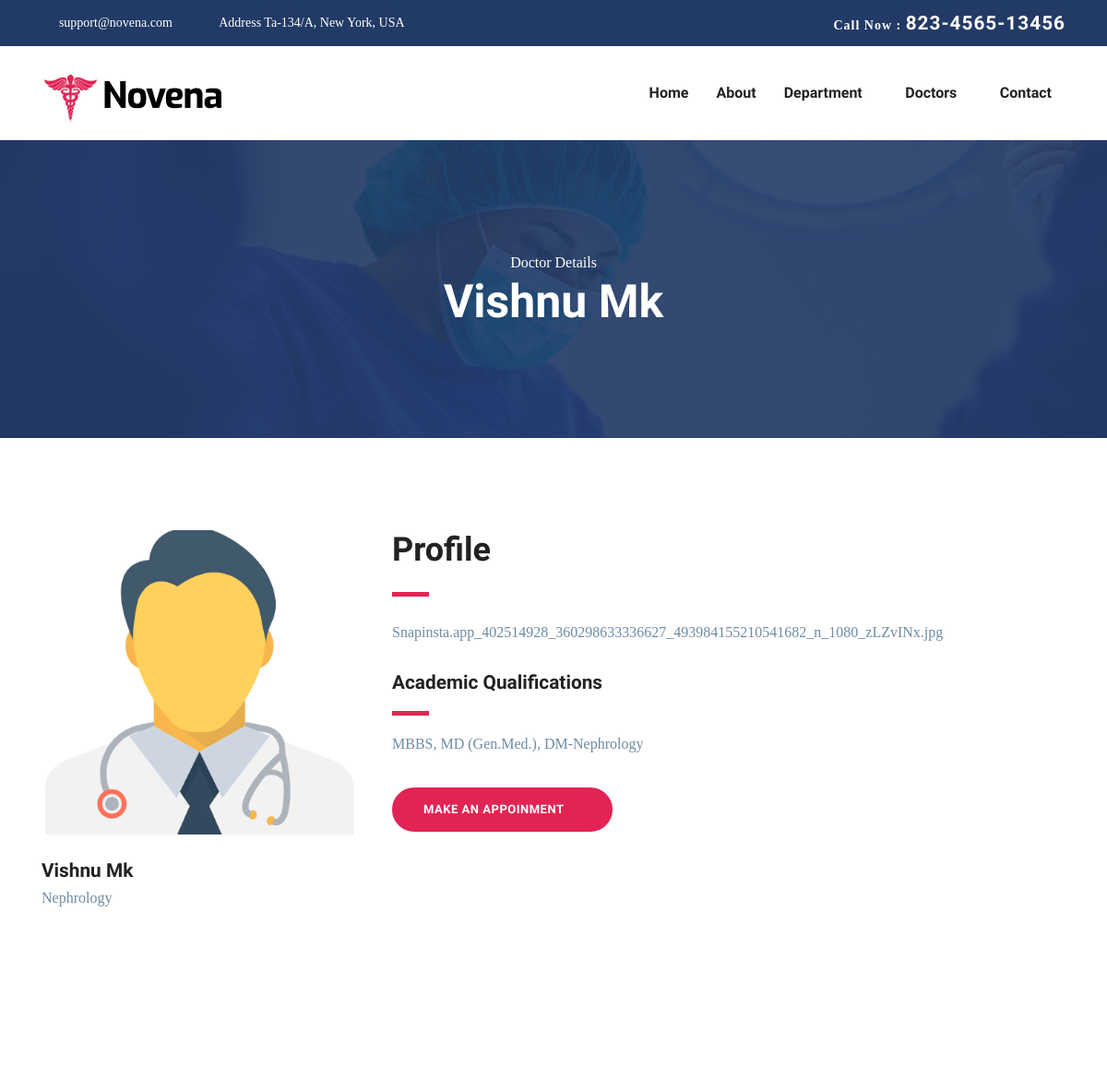
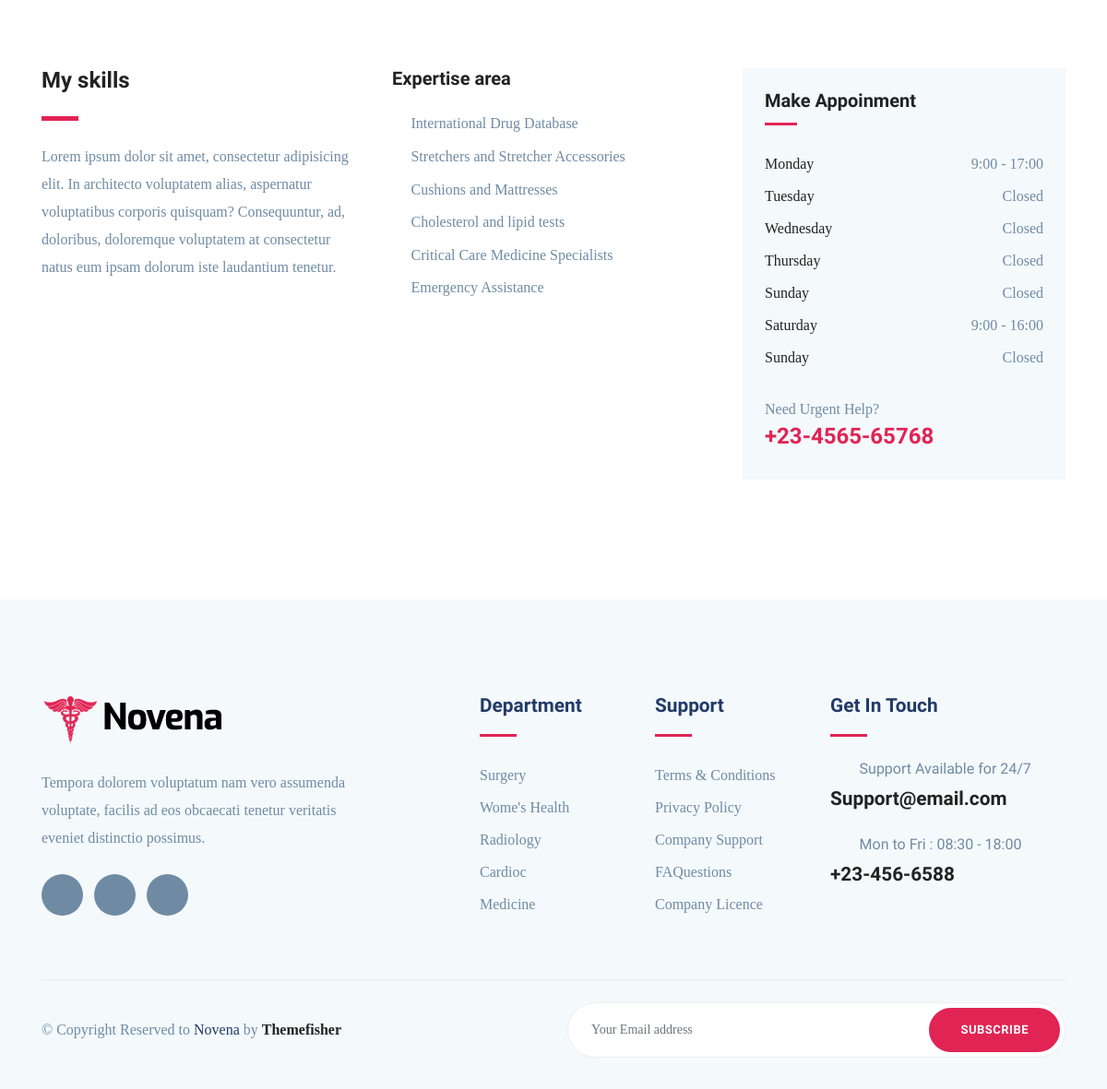
The app's page /frontend/docpro/1/ with its own data (2 pictures, top to bottom).
### backend/models.py (models this page shows, shortened)
class doctordb(models.Model):
    doctorid = models.IntegerField(unique=True)
    dname=models.CharField(max_length=100,null=True,blank=True)
    special=models.CharField(max_length=100,null=True,blank=True)
    qualification=models.CharField(max_length=100,null=True,blank=True)
    profile=models.CharField(max_length=100,null=True,blank=True)
    dmail=models.EmailField(max_length=100,null=True,blank=True)
    dphone=models.CharField(max_length=100,null=True,blank=True)
    gender=models.CharField(max_length=100,null=True,blank=True)
    fee=models.IntegerField(max_length=100,null=True,blank=True)
    password = models.CharField(max_length=8, null=True, blank=True)
    address = models.CharField(max_length=8, null=True, blank=True)
    Location = models.CharField(max_length=8, null=True, blank=True)
    Experiance = models.CharField(max_length=8, null=True, blank=True,default='Fresher')
    profileimage=models.ImageField(upload_to='profile',null=True,blank=True,default='Untitled.png')
    age=models.IntegerField(default=0,null=True,blank=True)
    dob=models.CharField(max_length=20,null=True,blank=True)

### frontend/views.py (the view)
# urls.py: path('docpro/<int:datasid>/',views.docpro,name="docpro"),
def docpro(request,datasid):
    datad=doctordb.objects.get(id=datasid)
    dep = categorydb.objects.all()
    return render(request,"doctorprofile.html",{'datad':datad,'dep':dep})

### frontend/templates/doctorprofile.html (shortened to what this page needs)
<!DOCTYPE html>
{% load static %}
<html lang="zxx">
<head>
  <link rel="stylesheet" href="{% static 'plugins/bootstrap/css/bootstrap.min.css' %}">
  <link rel="stylesheet" href="{% static 'plugins/icofont/icofont.min.css' %}">
  <link rel="stylesheet" href="{% static 'plugins/slick-carousel/slick/slick.css' %}">
  <link rel="stylesheet" href="{% static 'plugins/slick-carousel/slick/slick-theme.css' %}">
  <link rel="stylesheet" href="{% static 'css/style.css' %}">
	<link rel="stylesheet" href="https://cdnjs.cloudflare.com/ajax/libs/fullcalendar/3.10.2/fullcalendar.min.css" />
</head>
<body id="top">
<header>
	<div class="header-top-bar">
		<div class="container">
			<div class="row align-items-center">
				<div class="col-lg-6">
					<ul class="top-bar-info list-inline-item pl-0 mb-0">
						<li class="list-inline-item"><a href="mailto:support@gmail.com"><i class="icofont-support-faq mr-2"></i>support@novena.com</a></li>
						<li class="list-inline-item"><i class="icofont-location-pin mr-2"></i>Address Ta-134/A, New York, USA </li>
					</ul>
				</div>
				<div class="col-lg-6">
					<div class="text-lg-right top-right-bar mt-2 mt-lg-0">
						<a href="tel:+23-345-67890" >
							<span>Call Now : </span>
							<span class="h4">823-4565-13456</span>
						</a>
					</div>
				</div>
			</div>
		</div>
	</div>
	<nav class="navbar navbar-expand-lg navigation" id="navbar">
		<div class="container">
		 	 <a class="navbar-brand" href="index.html">
			  	<img src="images/logo.png" alt="" class="img-fluid">
			  </a>
		  <div class="collapse navbar-collapse" id="navbarmain">
			<ul class="navbar-nav ml-auto">
			  <li class="nav-item active">
				<a class="nav-link" href="{% url 'homepage' %}">Home</a>
			  </li>
			   <li class="nav-item"><a class="nav-link" href="{% url 'about' %}">About</a></li>
			    <li class="nav-item dropdown">
					<a class="nav-link dropdown-toggle" href="department.html" id="dropdown02" data-toggle="dropdown" aria-haspopup="true" aria-expanded="false">Department <i class="icofont-thin-down"></i></a>
			  	</li>
			  	<li class="nav-item dropdown">
					<a class="nav-link dropdown-toggle" href="doctor.html" id="dropdown03" data-toggle="dropdown" aria-haspopup="true" aria-expanded="false">Doctors <i class="icofont-thin-down"></i></a>
			  	</li>
			   <li class="nav-item"><a class="nav-link" href="{% url 'contact' %}">Contact</a></li>
			</ul>
		  </div>
		</div>
	</nav>
</header>
<section class="page-title bg-1">
  <div class="container">
    <div class="row">
      <div class="col-md-12">
        <div class="block text-center">
          <span class="text-white">Doctor Details</span>
          <h1 class="text-capitalize mb-5 text-lg">{{datad.dname}}</h1>
        </div>
      </div>
    </div>
  </div>
</section>
<section class="section doctor-single">
	<div class="container">
		<div class="row">
			<div class="col-lg-4 col-md-6">
				<div class="doctor-img-block">
					<img src="{% static 'images/team/doctor.png' %}" alt="" class="img-fluid w-100">
					<div class="info-block mt-4">
						<h4 class="mb-0">{{datad.dname}}</h4>
						<p>{{datad.special}}</p>
						<ul class="list-inline mt-4 doctor-social-links">
							<li class="list-inline-item"><a href="#"><i class="icofont-facebook"></i></a></li>
							<li class="list-inline-item"><a href="#"><i class="icofont-twitter"></i></a></li>
							<li class="list-inline-item"><a href="#"><i class="icofont-skype"></i></a></li>
							<li class="list-inline-item"><a href="#"><i class="icofont-linkedin"></i></a></li>
							<li class="list-inline-item"><a href="#"><i class="icofont-pinterest"></i></a></li>
						</ul>
					</div>
				</div>
			</div>
			<div class="col-lg-8 col-md-6">
				<div class="doctor-details mt-4 mt-lg-0">
					<h2 class="text-md">Profile</h2>
					<div class="divider my-4"></div>
						<p>{{datad.profile}}</p>
				</div>
				<div class="info-block mt-4">
						<h4 class="mb-0">Academic Qualifications</h4>
						<div class="divider my-3"></div>
						<p>{{datad.qualification}}</p>
				</div>
				<div>
					<a href="appoinment.html" class="btn btn-main-2 btn-round-full mt-3">Make an Appoinment<i class="icofont-simple-right ml-2  "></i></a>
				</div>
			</div>
		</div>
	</div>
</section>
<section class="section doctor-skills">
	<div class="container">
		<div class="row">
			<div class="col-lg-4">
				<h3>My skills</h3>
				<div class="divider my-4"></div>
				<p>Lorem ipsum dolor sit amet, consectetur adipisicing elit. In architecto voluptatem alias, aspernatur voluptatibus corporis quisquam? Consequuntur, ad, doloribus, doloremque voluptatem at consectetur natus eum ipsam dolorum iste laudantium tenetur.</p>
			</div>
			<div class="col-lg-4">
				<div class="skill-list">
					<h5 class="mb-4">Expertise area</h5>
					<ul class="list-unstyled department-service">
						<li><i class="icofont-check mr-2"></i>International Drug Database</li>
						<li><i class="icofont-check mr-2"></i>Stretchers and Stretcher Accessories</li>
						<li><i class="icofont-check mr-2"></i>Cushions and Mattresses</li>
						<li><i class="icofont-check mr-2"></i>Cholesterol and lipid tests</li>
						<li><i class="icofont-check mr-2"></i>Critical Care Medicine Specialists</li>
						<li><i class="icofont-check mr-2"></i>Emergency Assistance</li>
					</ul>
				</div>
			</div>
			<div class="col-lg-4">
				<div class="sidebar-widget  gray-bg p-4">
					<h5 class="mb-4">Make Appoinment</h5>
					<ul class="list-unstyled lh-35">
					  <li class="d-flex justify-content-between align-items-center">
					    <a href="#">Monday</a>
					    <span>9:00 - 17:00</span>
					  </li>
						<li class="d-flex justify-content-between align-items-center">
					    <a href="#">Tuesday</a>
					    <span>Closed</span>
					  </li>
						<li class="d-flex justify-content-between align-items-center">
					    <a href="#">Wednesday</a>
					    <span>Closed</span>
					  </li>
						<li class="d-flex justify-content-between align-items-center">
					    <a href="#">Thursday</a>
					    <span>Closed</span>
					  </li>
						<li class="d-flex justify-content-between align-items-center">
					    <a href="#">Sunday</a>
					    <span>Closed</span>
					  </li>
					  <li class="d-flex justify-content-between align-items-center">
					    <a href="#">Saturday</a>
					    <span>9:00 - 16:00</span>
					  </li>
					  <li class="d-flex justify-content-between align-items-center">
					    <a href="#">Sunday</a>
					    <span>Closed</span>
					  </li>
					</ul>
					<div class="sidebar-contatct-info mt-4">
						<p class="mb-0">Need Urgent Help?</p>
						<h3 class="text-color-2">+23-4565-65768</h3>
					</div>
				</div>
			</div>
		</div>
	</div>
</section>
<footer class="footer section gray-bg">
	<div class="container">
		<div class="row">
			<div class="col-lg-4 mr-auto col-sm-6">
				<div class="widget mb-5 mb-lg-0">
					<div class="logo mb-4">
						<img src="images/logo.png" alt="" class="img-fluid">
					</div>
					<p>Tempora dolorem voluptatum nam vero assumenda voluptate, facilis ad eos obcaecati tenetur veritatis eveniet distinctio possimus.</p>
					<ul class="list-inline footer-socials mt-4">
						<li class="list-inline-item"><a href="https://www.facebook.com/themefisher"><i class="icofont-facebook"></i></a></li>
						<li class="list-inline-item"><a href="https://twitter.com/themefisher"><i class="icofont-twitter"></i></a></li>
						<li class="list-inline-item"><a href="https://www.pinterest.com/themefisher/"><i class="icofont-linkedin"></i></a></li>
					</ul>
				</div>
			</div>
			<div class="col-lg-2 col-md-6 col-sm-6">
				<div class="widget mb-5 mb-lg-0">
					<h4 class="text-capitalize mb-3">Department</h4>
					<div class="divider mb-4"></div>
					<ul class="list-unstyled footer-menu lh-35">
						<li><a href="#">Surgery </a></li>
						<li><a href="#">Wome's Health</a></li>
						<li><a href="#">Radiology</a></li>
						<li><a href="#">Cardioc</a></li>
						<li><a href="#">Medicine</a></li>
					</ul>
				</div>
			</div>
			<div class="col-lg-2 col-md-6 col-sm-6">
				<div class="widget mb-5 mb-lg-0">
					<h4 class="text-capitalize mb-3">Support</h4>
					<div class="divider mb-4"></div>
					<ul class="list-unstyled footer-menu lh-35">
						<li><a href="#">Terms & Conditions</a></li>
						<li><a href="#">Privacy Policy</a></li>
						<li><a href="#">Company Support </a></li>
						<li><a href="#">FAQuestions</a></li>
						<li><a href="#">Company Licence</a></li>
					</ul>
				</div>
			</div>
			<div class="col-lg-3 col-md-6 col-sm-6">
				<div class="widget widget-contact mb-5 mb-lg-0">
					<h4 class="text-capitalize mb-3">Get in Touch</h4>
					<div class="divider mb-4"></div>
					<div class="footer-contact-block mb-4">
						<div class="icon d-flex align-items-center">
							<i class="icofont-email mr-3"></i>
							<span class="h6 mb-0">Support Available for 24/7</span>
						</div>
						<h4 class="mt-2"><a href="tel:+23-345-67890">Support@email.com</a></h4>
					</div>
					<div class="footer-contact-block">
						<div class="icon d-flex align-items-center">
							<i class="icofont-support mr-3"></i>
							<span class="h6 mb-0">Mon to Fri : 08:30 - 18:00</span>
						</div>
						<h4 class="mt-2"><a href="tel:+23-345-67890">+23-456-6588</a></h4>
					</div>
				</div>
			</div>
		</div>
		<div class="footer-btm py-4 mt-5">
			<div class="row align-items-center justify-content-between">
				<div class="col-lg-6">
					<div class="copyright">
						&copy; Copyright Reserved to <span class="text-color">Novena</span> by <a href="https://themefisher.com/" target="_blank">Themefisher</a>
					</div>
				</div>
				<div class="col-lg-6">
					<div class="subscribe-form text-lg-right mt-5 mt-lg-0">
						<form action="#" class="subscribe">
							<input type="text" class="form-control" placeholder="Your Email address">
							<a href="#" class="btn btn-main-2 btn-round-full">Subscribe</a>
						</form>
					</div>
				</div>
			</div>
		</div>
	</div>
</footer>
  </body>
  </html>

### frontend/static/css/style.css (style rules this page uses)
html { overflow-x: hidden; }
body { line-height: 1.6; font-family: "Roboto", sans-serif; -webkit-font-smoothing: antialiased; font-size: 16px; color: #6F8BA4; font-weight: 400; }
h1, .h1, h2, .h2, h3, .h3, h4, .h4, h5, .h5, h6, .h6 { font-family: "Exo", sans-serif; font-weight: 700; color: #222; }
h1, .h1 { font-size: 2.5rem; }
h2, .h2 { font-size: 44px; }
h3, .h3 { font-size: 1.5rem; }
h4, .h4 { font-size: 1.3rem; line-height: 30px; }
h5, .h5 { font-size: 1.25rem; }
h6, .h6 { font-size: 1rem; }
p { line-height: 30px; }
input[type="email"], input[type="password"], input[type="text"], input[type="tel"] { box-shadow: none; height: 45px; outline: none; font-size: 14px; }
.form-control { box-shadow: none; border-radius: 0; }
.btn { display: inline-block; font-size: 14px; font-size: 0.8125rem; font-weight: 700; letter-spacing: .5px; padding: .75rem 2rem; font-family: "Exo", sans-serif; text-transform: uppercase; border-radius: 5px; border: 2px solid transparent; transition: all .35s ease; }
.btn-main-2 { background: #e12454; color: #fff; border-color: #e12454; }
.btn-round-full { border-radius: 50px; }
.section { padding: 100px 0; }
.text-md { font-size: 2.25rem; }
.text-lg { font-size: 3.75rem; }
a { color: #222; text-decoration: none; transition: all .35s ease; }
.page-title { padding: 120px 0px 70px 0px; position: relative; }
.page-title .block h1 { color: #fff; }
.text-lg { font-size: 50px; }
.gray-bg { background: #f4f9fc; }
#navbarmain { padding: 20px 0px; }
#navbarmain .nav-link { font-weight: 600; padding: 10px 15px; color: #222; font-family: "Exo", sans-serif; text-transform: capitalize; font-size: 16px; transition: all .25s ease; }
.dropdown-toggle::after { display: none; }
.navbar-brand { margin-top: 10px; }
.header-top-bar { background: #223a66; font-size: 14px; padding: 10px 0px; box-shadow: 0 1px 2px rgba(0, 0, 0, 0.05); color: #fff; }
.top-bar-info li a { color: #fff; margin-right: 20px; }
.top-right-bar a span { color: #fff; font-weight: 600; letter-spacing: 1px; }
.bg-1 { background: url("../images/bg/22.jpg") no-repeat 50% 50%; background-size: cover; position: relative; }
.text-color { color: #223a66; }
.text-color-2 { color: #e12454; }
.divider { width: 40px; height: 5px; background: #e12454; }
.department-service { margin-bottom: 40px; }
.department-service li { margin-bottom: 10px; }
.department-service li i { color: #e12454; }
.lh-35 { line-height: 35px; }
.sidebar-widget { margin-bottom: 30px; padding-bottom: 35px; }
.sidebar-widget h5 { margin-bottom: 30px; position: relative; padding-bottom: 15px; }
.sidebar-widget h5:before { position: absolute; content: ""; left: 0px; bottom: 0px; width: 35px; height: 3px; background: #e12454; }
.footer { padding-bottom: 10px; }
.footer .copyright a { font-weight: 600; }
.logo { font-weight: 600; letter-spacing: 1px; }
.widget .divider { height: 3px; }
.widget h4 { color: #223a66; }
.widget .footer-menu a { color: #6F8BA4; }
.footer-contact-block span { font-weight: 400; color: #6F8BA4; }
.footer-contact-block i { font-size: 20px; }
.footer-btm { border-top: 1px solid rgba(0, 0, 0, 0.06); }
.footer-socials li a { width: 45px; height: 45px; background: #6F8BA4; color: #fff; display: inline-block; text-align: center; border-radius: 100%; padding-top: 12px; }
.subscribe { position: relative; }
.subscribe .form-control { border-radius: 50px; height: 60px; padding-left: 25px; border-color: #eee; }
.subscribe .btn { position: absolute; right: 6px; top: 6px; }

### frontend/templates/doctorprofile.html (style rules this page uses)
body { font-family:Georgia }

### records on screen
doctordb: dname "Vishnu Mk", special "Nephrology", profile "Snapinsta.app_402514928_360298633336627_493984155210541682_n_1080_zLZvINx.jpg", qualification "MBBS, MD (Gen.Med.), DM-Nephrology"
